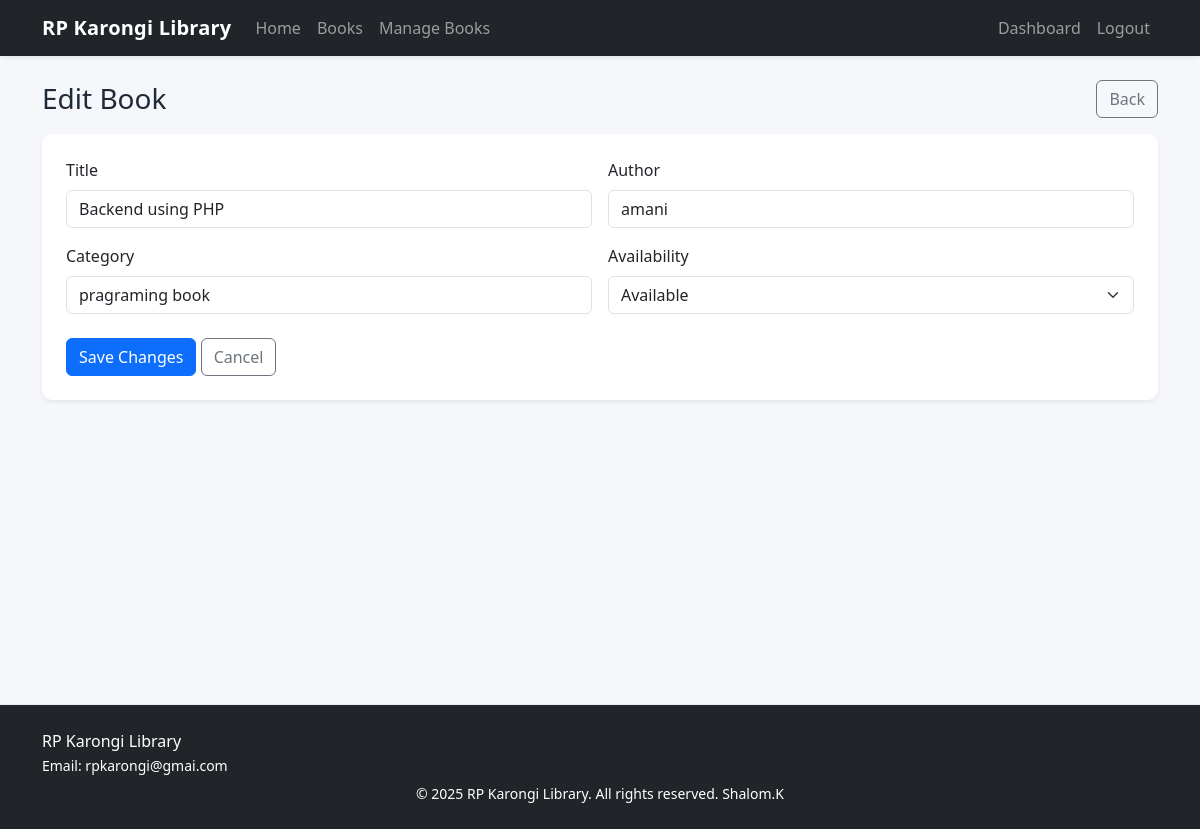
Screenshot of /book_edit.php?book_id=3 (signed in) with the database file from the repository.
### tables this page shows
CREATE TABLE `books` (
  `book_id` int(11) NOT NULL,
  `title` varchar(200) NOT NULL,
  `author` varchar(150) NOT NULL,
  `category` varchar(100) NOT NULL,
  `availability_status` tinyint(1) NOT NULL DEFAULT 1
);

### book_edit.php (the view, shortened to what this page needs)
<?php
include 'config.php';
$book_id = (int)($_GET['book_id'] ?? 0);
$stmt = $conn->prepare('SELECT book_id, title, author, category, availability_status FROM books WHERE book_id=?');
$stmt->bind_param('i', $book_id);
$stmt->execute();
$book = $stmt->get_result()->fetch_assoc();
include 'header.php';
?>
<div class="d-flex justify-content-between align-items-center mb-3">
  <h3 class="mb-0">Edit Book</h3>
  <a class="btn btn-outline-secondary" href="admin_book.php">Back</a>
</div>
<div class="card shadow-sm"><div class="card-body p-4">
  <form method="post">
    <div class="row g-3">
      <div class="col-md-6">
        <label class="form-label">Title</label>
        <input class="form-control" name="title" value="<?php echo htmlspecialchars($book['title']); ?>" required>
      </div>
      <div class="col-md-6">
        <label class="form-label">Author</label>
        <input class="form-control" name="author" value="<?php echo htmlspecialchars($book['author']); ?>" required>
      </div>
      <div class="col-md-6">
        <label class="form-label">Category</label>
        <input class="form-control" name="category" value="<?php echo htmlspecialchars($book['category']); ?>" required>
      </div>
      <div class="col-md-6">
        <label class="form-label">Availability</label>
        <select class="form-select" name="availability_status">
          <option value="1" <?php echo ((int)$book['availability_status']===1)?'selected':''; ?>>Available</option>
        </select>
      </div>
    </div>
    <div class="mt-4">
      <button class="btn btn-primary">Save Changes</button>
      <a class="btn btn-outline-secondary" href="admin_book.php">Cancel</a>
    </div>
  </form>
</div></div>
<?php include 'footer.php'; ?>

### style.css (style rules this page uses)
body { background:#f5f7fb;color:#1f2937 }
.card { border:0;border-radius:.6rem;box-shadow:0 0.25rem 0.75rem rgba(0,0,0,.06) }
.btn-primary { background:#0d6efd;border-color:#0d6efd }

### rows the page displays
books: title "Backend using PHP", author "amani", category "pragraming book", availability_status "Available"
